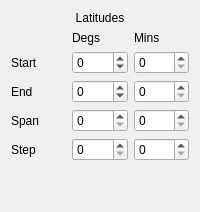
               <widget class="QWidget" name="tab_data_lat">
                <attribute name="title">
                 <string>Lat.</string>
                </attribute>
                <layout class="QVBoxLayout" name="verticalLayout_8">
                 <item>
                  <widget class="QLabel" name="label_lats">
                   <property name="text">
                    <string>Latitudes</string>
                   </property>
                   <property name="alignment">
                    <set>Qt::AlignCenter</set>
                   </property>
                  </widget>
                 </item>
                 <item>
                  <layout class="QGridLayout" name="gridLayout_6">
                   <item row="0" column="1">
                    <widget class="QLabel" name="label_lat_degs">
                     <property name="text">
                      <string>Degs</string>
                     </property>
                    </widget>
                   </item>
                   <item row="1" column="0">
                    <widget class="QLabel" name="label_lat_start">
                     <property name="text">
                      <string>Start</string>
                     </property>
                    </widget>
                   </item>
                   <item row="2" column="1">
                    <widget class="QSpinBox" name="spin_lat_end_degs">
                     <property name="minimum">
                      <number>-90</number>
                     </property>
                     <property name="maximum">
                      <number>90</number>
                     </property>
                    </widget>
                   </item>
                   <item row="4" column="0">
                    <widget class="QLabel" name="label_lat_step">
                     <property name="text">
                      <string>Step</string>
                     </property>
                    </widget>
                   </item>
                   <item row="1" column="1">
                    <widget class="QSpinBox" name="spin_lat_start_degs">
                     <property name="minimum">
                      <number>-90</number>
                     </property>
                     <property name="maximum">
                      <number>90</number>
                     </property>
                    </widget>
                   </item>
                   <item row="3" column="2">
                    <widget class="QSpinBox" name="spin_lat_span_mins">
                     <property name="maximum">
                      <number>59</number>
                     </property>
                    </widget>
                   </item>
                   <item row="1" column="2">
                    <widget class="QSpinBox" name="spin_lat_start_mins">
                     <property name="maximum">
                      <number>59</number>
                     </property>
                    </widget>
                   </item>
                   <item row="2" column="0">
                    <widget class="QLabel" name="label_lat_end">
                     <property name="text">
                      <string>End</string>
                     </property>
                    </widget>
                   </item>
                   <item row="4" column="1">
                    <widget class="QSpinBox" name="spin_lat_step_degs">
                     <property name="maximum">
                      <number>90</number>
                     </property>
                    </widget>
                   </item>
                   <item row="3" column="0">
                    <widget class="QLabel" name="label_lat_span">
                     <property name="text">
                      <string>Span</string>
                     </property>
                    </widget>
                   </item>
                   <item row="4" column="2">
                    <widget class="QSpinBox" name="spin_lat_step_mins">
                     <property name="maximum">
                      <number>59</number>
                     </property>
                    </widget>
                   </item>
                   <item row="0" column="2">
                    <widget class="QLabel" name="label_lat_mins">
                     <property name="text">
                      <string>Mins</string>
                     </property>
                    </widget>
                   </item>
                   <item row="2" column="2">
                    <widget class="QSpinBox" name="spin_lat_end_mins">
                     <property name="maximum">
                      <number>59</number>
                     </property>
                    </widget>
                   </item>
                   <item row="3" column="1">
                    <widget class="QSpinBox" name="spin_lat_span_degs">
                     <property name="maximum">
                      <number>90</number>
                     </property>
                    </widget>
                   </item>
                  </layout>
                 </item>
                 <item>
                  <spacer name="verticalSpacer_3">
                   <property name="orientation">
                    <enum>Qt::Vertical</enum>
                   </property>
                   <property name="sizeHint" stdset="0">
                    <size>
                     <width>20</width>
                     <height>40</height>
                    </size>
                   </property>
                  </spacer>
                 </item>
                </layout>
               </widget>
